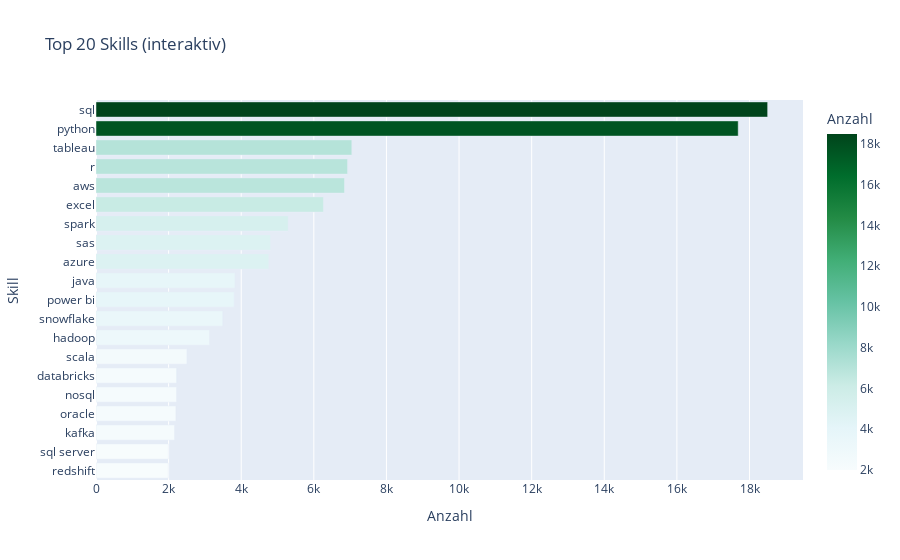
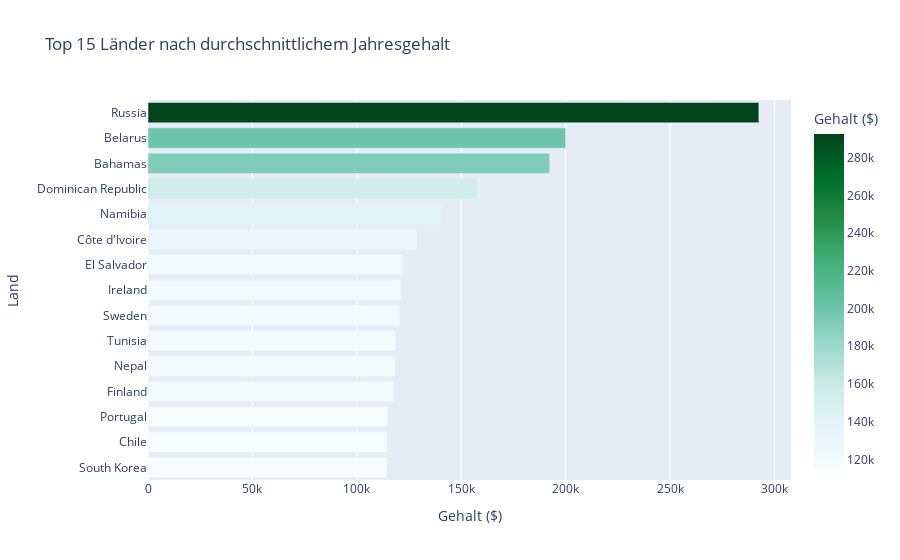

Notebook code for these charts, in order:
### Markdown cell above
**Aufgabe 10: Interaktive Visualisierung (optional)**
- Verwende plotly oder Dash für interaktive Charts (falls du erweitern willst)

### Code cell
import plotly.express as px
# Skills vorbereiten
skills_series = job_data1["job_skills"].dropna()
all_skills = []
for entry in skills_series:
    try:
        skills_list = ast.literal_eval(entry)
        all_skills.extend(skills_list)
    except:
        continue

# Top 20 Skills
skill_counts = Counter(all_skills)
top_skills_df = pd.DataFrame(skill_counts.most_common(20), columns=["Skill", "Anzahl"])

# Interaktive Plotly-Visualisierung
fig = px.bar(top_skills_df, x='Anzahl', y='Skill', orientation='h',
             title='Top 20 Skills (interaktiv)',
             color='Anzahl', color_continuous_scale='BuGn')
fig.update_layout(yaxis={'categoryorder':'total ascending'})
fig.show()

country_salary = (
    job_data1.groupby("job_country")["salary_year_avg"]
    .mean()
    .dropna()
    .sort_values(ascending=False)
    .reset_index()
)

fig = px.bar(country_salary.head(15),
             x='salary_year_avg',
             y='job_country',
             orientation='h',
             title='Top 15 Länder nach durchschnittlichem Jahresgehalt',
             labels={'salary_year_avg': 'Gehalt ($)', 'job_country': 'Land'},
             color='salary_year_avg', color_continuous_scale='BuGn')
fig.update_layout(yaxis={'categoryorder':'total ascending'})
fig.show()

# US Jobs vorbereiten
us_jobs = job_data1[job_data1["job_country"] == "United States"].copy()
us_jobs["state"] = us_jobs["job_location"].str.extract(r",\s*([A-Z]{2})$")

state_salary = us_jobs.groupby("state")["salary_year_avg"].mean().dropna().reset_index()

# Plotly Choropleth (USA Map)
fig = px.choropleth(state_salary,
                    locations='state',
                    locationmode="USA-states",
                    color='salary_year_avg',
                    scope="usa",
                    title="Durchschnittliches Jahresgehalt nach US-Bundesstaat",
                    color_continuous_scale="BuGn",
                    labels={'salary_year_avg': 'Gehalt ($)'})
fig.show()

### Figure 1 — Plotly figure (JSON) as saved in the notebook; plotly's stock layout.template omitted (floating-point values rounded to 4 significant figures)
{"data": [{"hovertemplate": "Anzahl=%{marker.color}<br>Skill=%{y}<extra></extra>", "legendgroup": "", "marker": {"color": [18500, 17689, 7046, 6929, 6844, 6264, 5294, 4806, 4760, 3827, 3805, 3492, 3126, 2505, 2219, 2218, 2200, 2163, 1992, 1990], "coloraxis": "coloraxis", "pattern": {"shape": ""}}, "name": "", "orientation": "h", "showlegend": false, "textposition": "auto", "type": "bar", "x": [18500, 17689, 7046, 6929, 6844, 6264, 5294, 4806, 4760, 3827, 3805, 3492, 3126, 2505, 2219, 2218, 2200, 2163, 1992, 1990], "xaxis": "x", "y": ["sql", "python", "tableau", "r", "aws", "excel", "spark", "sas", "azure", "java", "power bi", "snowflake", "hadoop", "scala", "databricks", "nosql", "oracle", "kafka", "sql server", "redshift"], "yaxis": "y"}], "layout": {"barmode": "relative", "coloraxis": {"colorbar": {"title": {"text": "Anzahl"}}, "colorscale": [[0, "rgb(247,252,253)"], [0.125, "rgb(229,245,249)"], [0.25, "rgb(204,236,230)"], [0.375, "rgb(153,216,201)"], [0.5, "rgb(102,194,164)"], [0.625, "rgb(65,174,118)"], [0.75, "rgb(35,139,69)"], [0.875, "rgb(0,109,44)"], [1, "rgb(0,68,27)"]]}, "legend": {"tracegroupgap": 0}, "title": {"text": "Top 20 Skills (interaktiv)"}, "xaxis": {"anchor": "y", "domain": [0, 1], "title": {"text": "Anzahl"}}, "yaxis": {"anchor": "x", "categoryorder": "total ascending", "domain": [0, 1], "title": {"text": "Skill"}}}}

### Figure 2 — Plotly figure (JSON) as saved in the notebook; plotly's stock layout.template omitted (floating-point values rounded to 4 significant figures)
{"data": [{"hovertemplate": "Gehalt ($)=%{marker.color}<br>Land=%{y}<extra></extra>", "legendgroup": "", "marker": {"color": [292500.0, 200000.0, 192400.0, 157500.0, 140900.0, 128800.0, 121900.0, 121100.0, 120600.0, 118800.0, 118500.0, 117600.0, 114700.0, 114500.0, 114400.0], "coloraxis": "coloraxis", "pattern": {"shape": ""}}, "name": "", "orientation": "h", "showlegend": false, "textposition": "auto", "type": "bar", "x": [292500.0, 200000.0, 192400.0, 157500.0, 140900.0, 128800.0, 121900.0, 121100.0, 120600.0, 118800.0, 118500.0, 117600.0, 114700.0, 114500.0, 114400.0], "xaxis": "x", "y": ["Russia", "Belarus", "Bahamas", "Dominican Republic", "Namibia", "Côte d'Ivoire", "El Salvador", "Ireland", "Sweden", "Tunisia", "Nepal", "Finland", "Portugal", "Chile", "South Korea"], "yaxis": "y"}], "layout": {"barmode": "relative", "coloraxis": {"colorbar": {"title": {"text": "Gehalt ($)"}}, "colorscale": [[0, "rgb(247,252,253)"], [0.125, "rgb(229,245,249)"], [0.25, "rgb(204,236,230)"], [0.375, "rgb(153,216,201)"], [0.5, "rgb(102,194,164)"], [0.625, "rgb(65,174,118)"], [0.75, "rgb(35,139,69)"], [0.875, "rgb(0,109,44)"], [1, "rgb(0,68,27)"]]}, "legend": {"tracegroupgap": 0}, "title": {"text": "Top 15 Länder nach durchschnittlichem Jahresgehalt"}, "xaxis": {"anchor": "y", "domain": [0, 1], "title": {"text": "Gehalt ($)"}}, "yaxis": {"anchor": "x", "categoryorder": "total ascending", "domain": [0, 1], "title": {"text": "Land"}}}}
